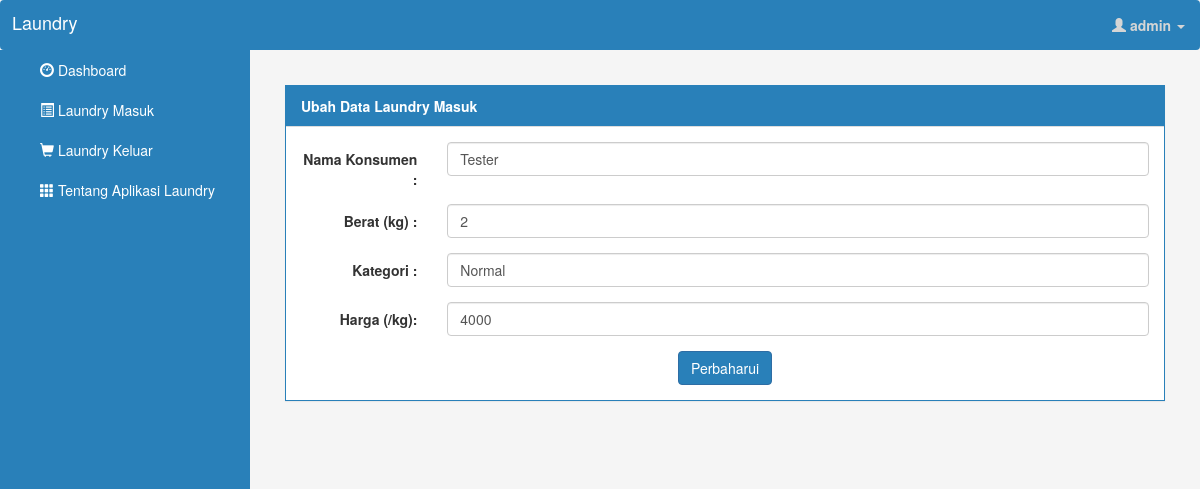
The app's page /laundry-masuk/ubah.php?id=1 (signed in) with its own data.
### tables this page shows
CREATE TABLE `transaksi` (
  `id` int(11) NOT NULL,
  `masuk` date NOT NULL,
  `keluar` date NOT NULL,
  `nama_konsumen` varchar(25) NOT NULL,
  `berat` int(11) NOT NULL,
  `kategori` varchar(25) NOT NULL,
  `status` varchar(20) DEFAULT NULL,
  `diambil` date DEFAULT NULL,
  `harga_satuan` int(11) NOT NULL,
  `harga_total` int(11) NOT NULL
);

### laundry-masuk/functions.php (called while the page is built, shortened)
<?php
    require('../koneksi.php');
    function tampil($query) {
        global $conn;
        $result = mysqli_query($conn, $query);
        $rows = [];
        while($row = mysqli_fetch_assoc($result)) {
            $rows[] = $row;
        }
        return $rows;
    }
?>

### laundry-masuk/ubah.php (the view, shortened to what this page needs)
<?php
    require 'functions.php';
    $id = $_GET["id"];
    $enter = tampil("SELECT * FROM transaksi WHERE id = $id")[0];
    include ('../view/header.php');
?>
<div id="page-content-wrapper">
    <div class="container-fluid">
        <div class="row">
            <div class="col-lg-12">
                <div class="panel panel-default">
                    <div class="panel-heading">Ubah Data Laundry Masuk</div>
                    <div class="panel-body">
                        <form class="form-horizontal" role="form" action="" method="post">
                            <div class="form-group">
                                <label class="control-label col-sm-2">Nama Konsumen :</label>
                                <div class="col-sm-10">
                                    <input type="text" class="form-control" name="nama_konsumen" placeholder="Bheta" value="<?= $enter["nama_konsumen"]; ?>" required>
                                </div>
                            </div>
                            <div class="form-group">
                                <label class="control-label col-sm-2">Berat (kg) :</label>
                                <div class="col-sm-10">
                                    <input type="text" class="form-control" name="berat" placeholder="2" value="<?= $enter["berat"]; ?>" required>
                                </div>
                            </div>
                            <div class="form-group">
                                <label class="control-label col-sm-2">Kategori :</label>
                                <div class="col-sm-10">
                                    <input type="text" class="form-control" name="kategori" value="<?= $enter["kategori"]; ?>" placeholder="Normal">
                                </div>
                            </div>
                            <div class="form-group">
                                <label class="control-label col-sm-2">Harga (/kg):</label>
                                <div class="col-sm-10">
                                    <input type="text" name="harga" class="form-control" value="<?= $enter["harga_satuan"]; ?>" placeholder="4000">
                                </div>
                            </div>
                            <div class="text-center">
                                <button class="btn btn-primary" name="update" value="update" type="submit">Perbaharui</button>
                            </div>
                        </form>
                    </div>
                </div>
            </div>
        </div>
    </div>
</div>
<?php
    include('../view/footer.php');
?>

### css/main.css (style rules this page uses)
body { background: #F5F5F5; }
.panel { margin-top: 15px; border: 1px solid #2980b9; border-radius: 0; transition: box-shadow 0.5s; }
.panel-heading { color: #fff !important; font-weight: bold; background-color: #2980b9 !important; border-bottom: 1px solid transparent; border-top-left-radius: 0px; border-top-right-radius: 0px; border-bottom-left-radius: 0px; border-bottom-right-radius: 0px; }
.panel-body .btn { background-color: #2980b9; color: #fff; }

### css/sidebar.css (style rules this page uses)
#page-content-wrapper { width: 100%; position: absolute; padding: 15px; }
@media (min-width:768px) { #page-content-wrapper { padding: 20px; position: relative; } }

### records on screen
transaksi: nama_konsumen "Tester", berat "2", kategori "Normal", harga "4000"

### other values on screen
$_SESSION["user"] "admin"
